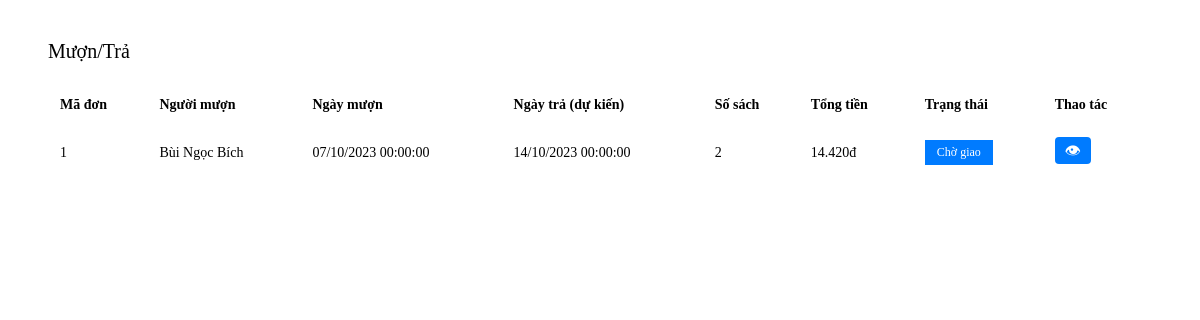
Screenshot of /muontra.php with the database file from the repository.
### tables this page shows
CREATE TABLE lich_su_muon (
  	MaLS int PRIMARY KEY AUTO_INCREMENT,
  	MaTK int NOT NULL,
  	NgayMuon date NOT NULL,
  	NgayTra date NOT NULL,
  	SoSachMuon int NOT NULL DEFAULT 0,
  	TongTien int NOT NULL DEFAULT 0,
  	MaTT int NOT NULL DEFAULT 1,
    FOREIGN KEY (MaTK) REFERENCES tai_khoan(MaTK) ON DELETE CASCADE ON UPDATE CASCADE,
    FOREIGN KEY (MaTT) REFERENCES trang_thai(MaTT) ON DELETE CASCADE ON UPDATE CASCADE
);

CREATE TABLE IF NOT EXISTS tai_khoan (
  	MaTK int PRIMARY KEY AUTO_INCREMENT,
  	SoDienThoai varchar(10) NOT NULL,
  	MatKhau varchar(50) NOT NULL,
  	HoTen varchar(50) NOT NULL,
  	HinhAnh varchar(50),
    NgaySinh date,
  	ViTien int NOT NULL DEFAULT 0,
  	MaQuyen int NOT NULL DEFAULT 1,
   	FOREIGN KEY (MaQuyen) REFERENCES quyen(MaQuyen) ON DELETE CASCADE ON UPDATE CASCADE
);

CREATE TABLE IF NOT EXISTS trang_thai(
	MaTT int PRIMARY KEY AUTO_INCREMENT,
	TenTrangThai varchar(50) NOT NULL
);

### muontra.php (the view, shortened to what this page needs)
<?php
include "connect.php";
$sql = "SELECT ls.MaLS, tk.HoTen, ls.NgayMuon, ls.NgayTra, ls.SoSachMuon, ls.TongTien, tt.TenTrangThai
        FROM lich_su_muon ls
        INNER JOIN tai_khoan tk ON ls.MaTK = tk.MaTK
        INNER JOIN trang_thai tt ON ls.MaTT = tt.MaTT
        ORDER BY ls.MaLS DESC";
$query = mysqli_query($conn, $sql);
?>
<!DOCTYPE html>
<html>
<head>
</head>
<body>
<div class="container-muontra">
    <div class="tieude">Mượn/Trả</div>
    <table>
        <thead>
            <tr>
                <th>Mã đơn</th>
                <th>Người mượn</th>
                <th>Ngày mượn</th>
                <th>Ngày trả (dự kiến)</th>
                <th>Số sách</th>
                <th>Tổng tiền</th>
                <th>Trạng thái</th>
                <th>Thao tác</th>
            </tr>
        </thead>
        <tbody>
            <?php
            while($row = mysqli_fetch_array($query)){
            ?>
            <tr>
                <td><?php echo $row['MaLS']; ?></td>
                <td><?php echo $row['HoTen']; ?></td>
                <td><?php echo date("d/m/Y H:i:s", strtotime($row['NgayMuon'])); ?></td>
                <td><?php echo date("d/m/Y H:i:s", strtotime($row['NgayTra'])); ?></td>
                <td><?php echo $row['SoSachMuon']; ?></td>
                <td><?php echo number_format($row['TongTien'], 0, ',', '.'); ?>đ</td>
                <td>
                    <?php
                        $class_status = "status-cho-xac-nhan";
                        if($row['TenTrangThai'] == 'Chờ giao') $class_status = "status-cho-giao";
                    ?>
                    <span class="status-label <?php echo $class_status; ?>">
                        <?php echo $row['TenTrangThai']; ?>
                    </span>
                </td>
                <td>
                    <a href="index.php?page_layout=chitietmuon&id=<?php echo $row['MaLS']; ?>" class="btn-view" title="Xem chi tiết">
                        👁
                    </a>
                </td>
            </tr>
            <?php } ?>
        </tbody>
    </table>
</div>
</body>
</html>

### muontra.php (style rules this page uses)
.container-muontra { padding: 20px; margin: 20px; border-radius: 8px; }
.tieude { font-size: 20px; margin-bottom: 20px; }
table { width: 100%; margin-top: 10px; }
th, td { padding: 12px 10px; text-align: left; font-size: 14px; }
th { color: black; font-weight: 600; }
.status-label { padding: 5px 12px; font-size: 12px; color: white; display: inline-block; text-align: center; }
.status-cho-giao { background-color: #007bff; }
.btn-view { background-color: #007bff; color: white; padding: 5px 10px; border-radius: 4px; text-decoration: none; font-size: 16px; }

### rows the page displays
lich_su_muon: MaLS "1", MaTK.HoTen "Bùi Ngọc Bích", NgayMuon "07/10/2023 00:00:00", NgayTra "14/10/2023 00:00:00", SoSachMuon "2", TongTien "14.420", MaTT.TenTrangThai "Chờ giao"
